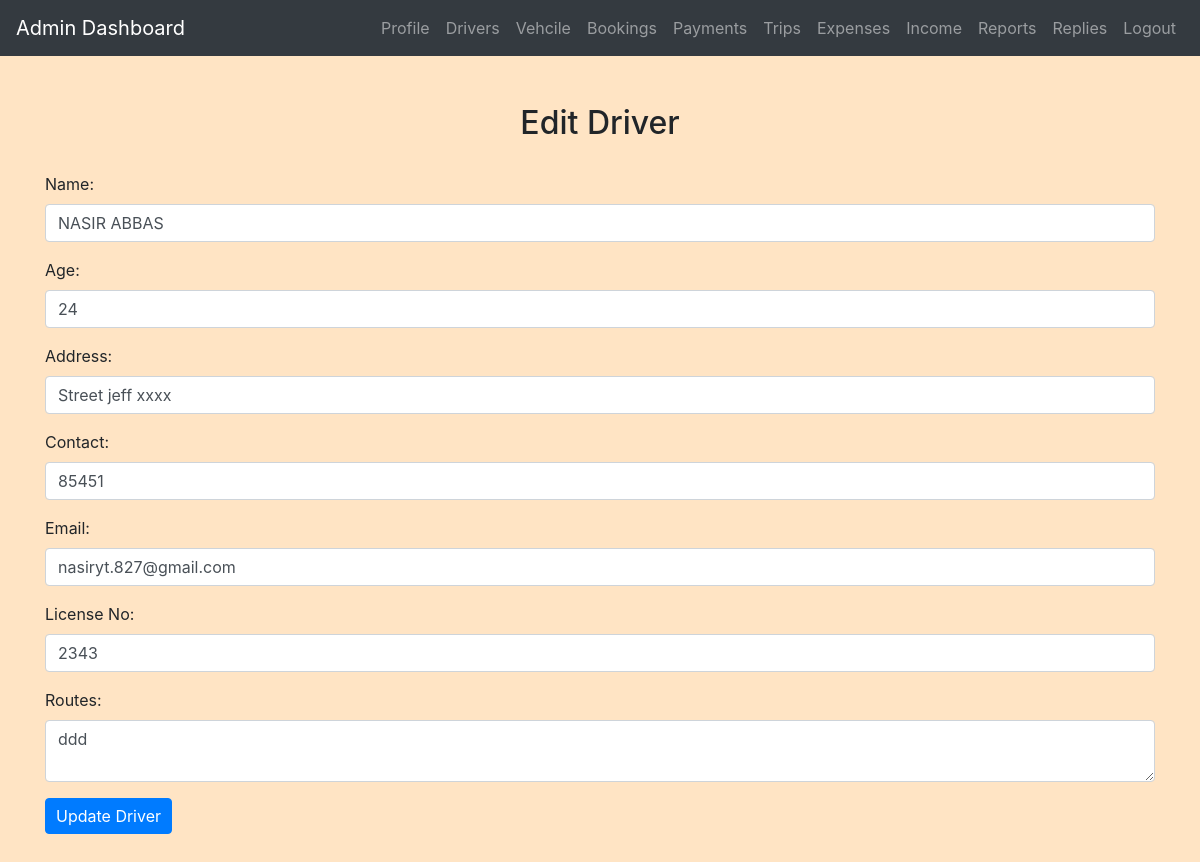
The page /admin/edit_driver.php?driver_id=1 (signed in) on the database its author committed.
### tables this page shows
CREATE TABLE `drivers` (
  `driver_id` int(11) NOT NULL,
  `name` varchar(255) NOT NULL,
  `age` int(11) NOT NULL,
  `address` varchar(255) NOT NULL,
  `contact` varchar(255) NOT NULL,
  `email` varchar(255) NOT NULL,
  `license_no` varchar(255) NOT NULL,
  `routes` text NOT NULL
);

### admin/edit_driver.php (the view, shortened to what this page needs)
<?php
include('config.php');
$driver_id = $_GET['driver_id'];
$sql = "SELECT * FROM Drivers WHERE driver_id = $driver_id";
$result = $conn->query($sql);
if ($result->num_rows == 1) {
    $driver = $result->fetch_assoc();
} else {
    header("Location: view_drivers.php");
    exit;
}
?>
<!DOCTYPE html>
<html>
<head>
    <link rel="stylesheet" href="https://maxcdn.bootstrapcdn.com/bootstrap/4.5.2/css/bootstrap.min.css">
    <link rel="stylesheet" href="../css/style.css">
</head>
<body>
<?php include('admin_navbar.php'); ?>
<div class="container mt-5 mb-5">
    <h2>Edit Driver</h2>
    <form method="post" action="<?php echo htmlspecialchars($_SERVER['PHP_SELF']) . "?driver_id=$driver_id"; ?>">
        <div class="form-group">
            <label for="name">Name:</label>
            <input type="text" class="form-control" id="name" name="name" value="<?php echo $driver['name']; ?>" required>
        </div>
        <div class="form-group">
            <label for="age">Age:</label>
            <input type="number" class="form-control" id="age" name="age" value="<?php echo $driver['age']; ?>" required>
        </div>
        <div class="form-group">
            <label for="address">Address:</label>
            <input type="text" class="form-control" id="address" name="address" value="<?php echo $driver['address']; ?>" required>
        </div>
        <div class="form-group">
            <label for="contact">Contact:</label>
            <input type="text" class="form-control" id="contact" name="contact" value="<?php echo $driver['contact']; ?>" required>
        </div>
        <div class="form-group">
            <label for="email">Email:</label>
            <input type="email" class="form-control" id="email" name="email" value="<?php echo $driver['email']; ?>" required>
        </div>
        <div class="form-group">
            <label for="license_no">License No:</label>
            <input type="text" class="form-control" id="license_no" name="license_no" value="<?php echo $driver['license_no']; ?>" required>
        </div>
        <div class="form-group">
            <label for="routes">Routes:</label>
            <textarea class="form-control" id="routes" name="routes" required><?php echo $driver['routes']; ?></textarea>
        </div>
        <button type="submit" class="btn btn-primary">Update Driver</button>
    </form>
</div>
</body>
</html>

### css/style.css (style rules this page uses)
body { background-color: bisque; }
h1, h2, h3, h4 { text-align: center; margin-top: 30px; margin-bottom: 30px; }
.btn-primary { padding: 5px 10px; }

### rows shown on the page
drivers: name "NASIR ABBAS", age "24", address "Street jeff xxxx", contact "85451", email "nasiryt.827@gmail.com", license_no "2343", routes "ddd"
